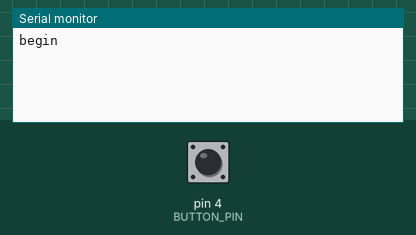
Recording of a sketch running on a simulated Arduino Uno, built with avr-gcc and run on an emulated ATmega328P. Shown: the last lines printed to the serial monitor. The inputs (shaded band) are chosen by the test bench; at power-on: pin 4 (BUTTON_PIN) HIGH.

Above: at 1.2 s.
1.3 s: pin 4 (BUTTON_PIN) pulled LOW for 0.15 s
At 2.2 s:
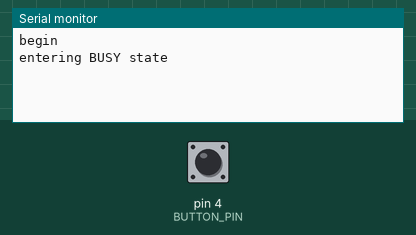
At 5.8 s:
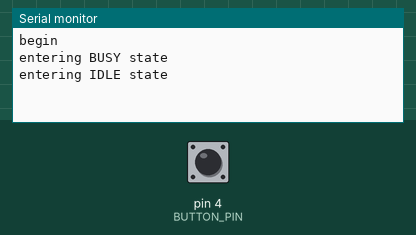

Measured:
- after the input at 1.3 s, the serial monitor: prints a new line at once (image 1)

The sketch:

01_StateMachines.ino
```cpp
#define IDLE 0
#define BUSY 1

int state = IDLE;

#define BUTTON_PIN 4

unsigned long pressEvent = 0;

void setup() {

  initSerial();
  initPins();
}

void loop() {

  updateButton();
  updateState();
}

void changeState(int newState) {
  //this is done to change state only once
  if (state == newState) {
    return;
  }
  switch (newState) {
    case BUSY:
      Serial.println("entering BUSY state");
      pressEvent = millis();
      break;
    case IDLE:
      Serial.println("entering IDLE state");
      break;
  }
  state = newState;
}

void updateButton() {
  int buttonValue = digitalRead(BUTTON_PIN);

  delay(25);
  if (buttonValue == LOW) {
    changeState(BUSY);
  }
}
void updateState() {
  switch (state) {
    case BUSY:
      if (millis() - pressEvent > 3000) {
        changeState(IDLE);
      }
      break;
  }
}
```

init.ino
```cpp
void initSerial()
{
  Serial.begin(115200);
  Serial.println("begin");
}

void initPins()
{
  pinMode(BUTTON_PIN, INPUT_PULLUP);
}
```
